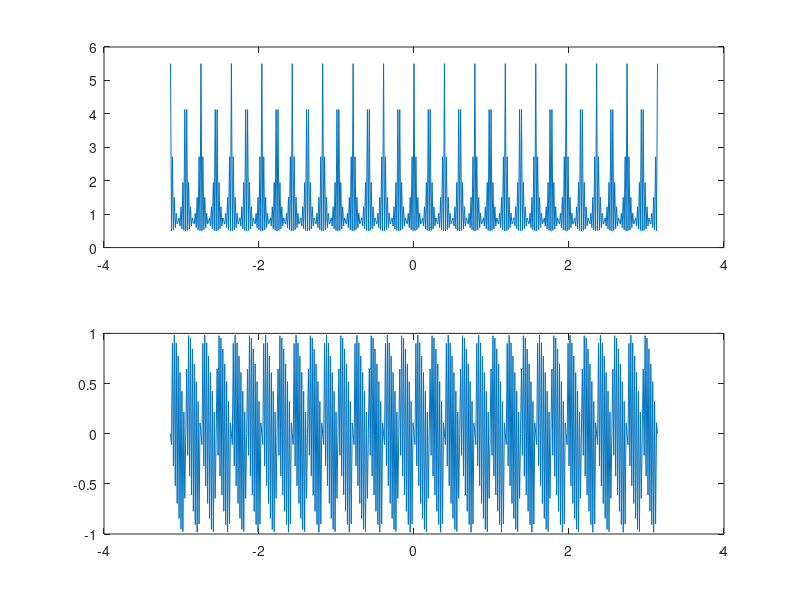
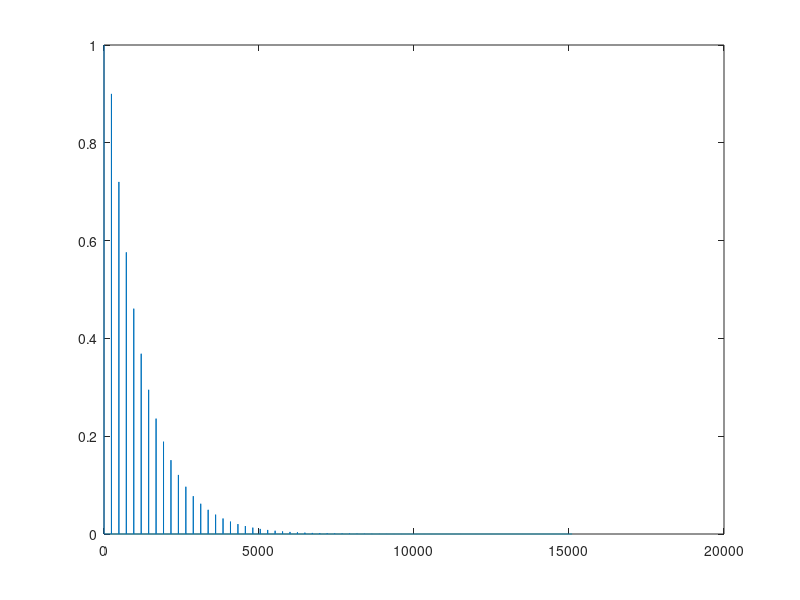

Here is the MATLAB script that generated these plots, in order:
num=zeros(1,241);
num(1)=1;
num(241)=0.1;
denom=zeros(1,241);
denom(1)=1;
denom(241)=-0.8;
w=-pi:pi/256:pi;
h=freqz(num,denom,w);
figure(1)
subplot(2,1,1)
plot(w,abs(h));
subplot(2,1,2)
plot(w,angle(h));
figure(2)
[h,t]=impz(num,denom);
plot(t,h);
